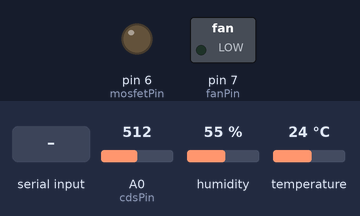
Recording of a sketch running on a simulated Arduino Uno, built with avr-gcc and run on an emulated ATmega328P. On the bench: switched loads named in the sketch (green lamp = pin HIGH), output pins drawn as LEDs (lit = HIGH). Inputs (shaded band) come from the test bench; at power-on: A0 (cdsPin) = 512, humidity 55 %, temperature 24 °C. What the sketch prints to the serial monitor is not drawn.

Above: at 1.2 s.
1.3 s: "E90\n" received over the second serial link
At 2.1 s:
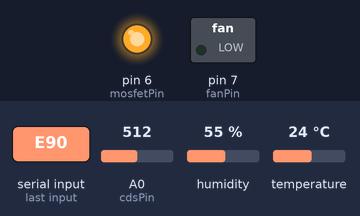
2.8 s: "T90\n" received over the second serial link
At 3.2 s:
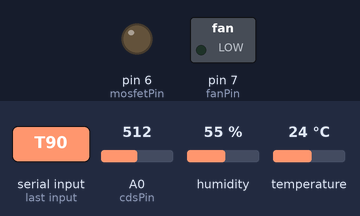
4.3 s: "E,45\n" received over the second serial link
At 5.5 s:
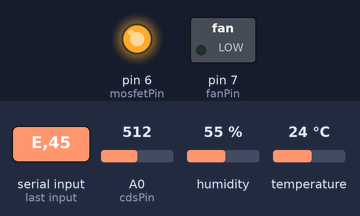
5.8 s: "T,45\n" received over the second serial link
At 6.7 s:
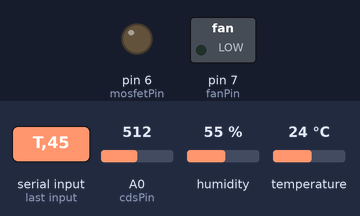
Timing chart, 0 to 8.3 s (numbered marks = the images above; inputs shaded):
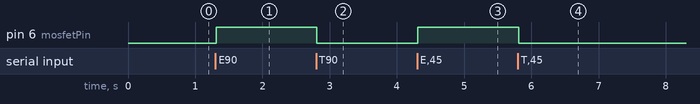

The sketch:

arduino_final.ino
```cpp
/*
#include <SoftwareSerial.h>
#include "DHT.h"

SoftwareSerial BTSerial(10, 11);  // RX, TX

int fanPin = 7; // 팬모터가 연결된 핀
int mosfetPin = 6;
int cdsPin = A0; // 조도센서 핀
int tempPin = 8;

int thresholdBright = 110; // 밝기 임계값 (조도 센서 값)
int thresholdDark = 540; // 어두운 환경의 임계값

unsigned long previousMillis = 0;
const long interval = 1000; // 1초 간격

DHT dht(tempPin, DHT22);

void setup()
{
  pinMode(fanPin, OUTPUT);
  pinMode(mosfetPin, OUTPUT); // 팬모터 핀을 출력으로 설정

  Serial.begin(9600);
  BTSerial.begin(9600);

  dht.begin();
}

void loop()
{
  unsigned long currentMillis = millis();

  if (currentMillis - previousMillis >= interval)
  {
    previousMillis = currentMillis;

    int lightLevel = analogRead(cdsPin); // 조도 센서 값 읽기
    Serial.print("Light Level : ");
    Serial.println(lightLevel); // 센서 값 출력

    float nowtemperature = dht.readTemperature();
    Serial.print("Temperature : ");
    Serial.println(nowtemperature);

    if (BTSerial.available())
    {
      char received = BTSerial.read();
      if (received == 'T')
      {  // 온도 조절 명령
        int temperature = BTSerial.parseInt();
        Serial.print("목표 온도: ");
        Serial.println(temperature);
        Serial.println("에어컨을 가동하겠습니다.");

        if (nowtemperature >= temperature)
        {
          analogWrite(mosfetPin, 255);   // PDLC 필름 불투명
          digitalWrite(fanPin, HIGH);    // 팬모터 작동
        }
        else if (nowtemperature < temperature)
        {
          digitalWrite(fanPin, LOW);
          analogWrite(mosfetPin, 0);     // PDLC 필름 투명
        }

      }
      else if (received == 'W')
      {  // 창 투명도 조절 명령
        int opacity = BTSerial.parseInt(); // 'oparcity' 오타 수정
        Serial.print("창의 투명도: ");
        Serial.println(opacity);
        Serial.println("창의 투명도를 조절하겠습니다.");

        if (opacity == 0)
        {
          analogWrite(mosfetPin, 255); // 필름 투명도 0 = 완전 불투명
        }
        else if (opacity == 20)
        {
          analogWrite(mosfetPin, 185); // 필름 투명도 20 = 반투명
        }
        else if (opacity == 40)
        {
          analogWrite(mosfetPin, 105); // 필름 투명도 40 = 반투명
        }
        else if (opacity == 60)
        {
          analogWrite(mosfetPin, 65);  // 필름 투명도 60 = 반투명
        }
        else if (opacity == 80)
        {
          analogWrite(mosfetPin, 25);  // 필름 투명도 80 = 반투명
        }
        else if (opacity == 100)
        {
          analogWrite(mosfetPin, 0);   // 필름 투명도 100 = 완전 투명
        }
      }
    }
  }
}
*/


#include <SoftwareSerial.h>
#include "DHT.h"

SoftwareSerial BTSerial(10, 11);  // RX, TX

int fanPin = 7; // 팬모터가 연결된 핀
int mosfetPin = 6;
int cdsPin = A0; // 조도센서 핀
int tempPin = 8;

int thresholdBright = 110; // 밝기 임계값 (조도 센서 값)
int thresholdDark = 330; // 어두운 환경의 임계값

unsigned long previousMillis = 0;
const long interval = 1000; // 1초 간격 10초

int lightLevel = 0;
bool autoBrightnessMode = false;

DHT dht(tempPin, DHT22);

void setup()
{
  pinMode(fanPin, OUTPUT);
  pinMode(mosfetPin, OUTPUT); // 팬모터 핀을 출력으로 설정

  Serial.begin(9600);
  BTSerial.begin(9600);

  dht.begin();
}

void loop()
{
  unsigned long currentMillis = millis();

  if (currentMillis - previousMillis >= interval)
  {
    previousMillis = currentMillis;

    lightLevel = analogRead(cdsPin); // 조도 센서 값 읽기
    Serial.print("Light Level : ");
    Serial.println(lightLevel); // 센서 값 출력

    float nowtemperature = dht.readTemperature();
    Serial.print("Temperature : ");
    Serial.println(nowtemperature);
  }

  // 블루투스 데이터가 수신 가능한지 확인
  if (BTSerial.available())
  {
    // 명령어와 숫자를 분리하여 처리
    char command = BTSerial.read();  // 명령어 문자 읽기
    delay(10);  // 데이터를 모두 수신할 시간을 주기 위한 지연

    if (BTSerial.available())
    {
      int value = BTSerial.parseInt();  // 명령어 뒤의 숫자 읽기

      if (command == 'T')
      {  // 온도 조절 명령
        Serial.print("목표 온도: ");
        Serial.println(value);
        Serial.println("에어컨을 가동하겠습니다.");

        float nowtemperature = dht.readTemperature();
        if (nowtemperature >= value)
        {
          analogWrite(mosfetPin, 255);   // PDLC 필름 불투명
          digitalWrite(fanPin, HIGH);    // 팬모터 작동
        }
        else
        {
          digitalWrite(fanPin, LOW);
          analogWrite(mosfetPin, 0);     // PDLC 필름 투명
        }
      }
      else if (command == 'W')
      {  // 창 투명도 조절 명령
        Serial.print("창의 투명도: ");
        Serial.println(value);
        Serial.println("창의 투명도를 조절하겠습니다.");

        // 투명도에 따라 적절한 PWM 값을 설정
        switch (value)
        {
          case 0:
            analogWrite(mosfetPin, 255); // 완전 불투명
            break;
          case 20:
            analogWrite(mosfetPin, 185); // 반투명 20
            break;
          case 40:
            analogWrite(mosfetPin, 105); // 반투명 40
            break;
          case 60:
            analogWrite(mosfetPin, 65);  // 반투명 60
            break;
          case 80:
            analogWrite(mosfetPin, 25);  // 반투명 80
            break;
          case 100:
            analogWrite(mosfetPin, 0);   // 완전 투명
            break;
          default:
            Serial.println("잘못된 투명도 값입니다."); // 예상치 못한 값 처리
            break;
        }
      }
      else if(command == 'S')
      {
        Serial.println("자동 밝기 모드를 시작합니다.");
        autoBrightnessMode = true;

        //int nowlightLevel = analogRead(cdsPin);

/*
        if (nowlightLevel < thresholdBright)
        {
          // 밝을 때 (조도센서의 숫자가 작을수록 밝은것)
          analogWrite(mosfetPin, 255);   // PDLC 필름 불투명
        }
        else if (thresholdBright <= nowlightLevel && nowlightLevel < thresholdDark)
        {
          analogWrite(mosfetPin, 80);     // PDLC 필름 반투명
        }
        else if(nowlightLevel > thresholdDark)
        {
          analogWrite(mosfetPin, 0);      // PDLC 필름 투명
        }
        */
        /*
        if (nowlightLevel < thresholdBright)
        {
          Serial.println("조도가 밝음: PDLC 불투명");
          analogWrite(mosfetPin, 255);   // PDLC 필름 불투명
        }
        else if (thresholdBright <= nowlightLevel && nowlightLevel < thresholdDark)
        {
          Serial.println("조도가 중간: PDLC 반투명");
          analogWrite(mosfetPin, 80);     // PDLC 필름 반투명
        }
        else if(nowlightLevel > thresholdDark)
        {
          Serial.println("조도가 어두움: PDLC 투명");
          analogWrite(mosfetPin, 0);      // PDLC 필름 투명
        }
        */

      }
      else if(command == 'E')
      {
        Serial.println("자동 밝기 모드를 종료합니다.");
        autoBrightnessMode = false;
        analogWrite(mosfetPin, 255); //PDLC 필름 투명
      }
    }
  }


  if(autoBrightnessMode)
  {
    int nowlightLevel = analogRead(cdsPin);

    if (nowlightLevel < thresholdBright)
    {
      //Serial.println("조도가 밝음: PDLC 불투명");
      analogWrite(mosfetPin, 255);   // PDLC 필름 불투명
    }
    else if (thresholdBright <= nowlightLevel && nowlightLevel < thresholdDark)
    {
      //Serial.println("조도가 중간: PDLC 반투명");
      analogWrite(mosfetPin, 80);     // PDLC 필름 반투명
    }
    else if(nowlightLevel > thresholdDark)
    {
      //Serial.println("조도가 어두움: PDLC 투명");
      analogWrite(mosfetPin, 0);      // PDLC 필름 투명
    }

  }
}

/*
void setup()
{

  Serial.begin(9600);

}

int freeRam() {
  extern int __heap_start, *__brkval;
  int v;
  return (int) &v - (__brkval == 0 ? (int) &__heap_start : (int) __brkval);
}

void loop() {
  Serial.print("Free RAM: ");
  Serial.println(freeRam());
}
*/
```

Measured:
- after the input at 1.3 s, pin 6 (mosfetPin): LOW → HIGH at once
- after the input at 2.8 s, pin 6 (mosfetPin): HIGH → LOW at once
- after the input at 4.3 s, pin 6 (mosfetPin): LOW → HIGH at once
- after the input at 5.8 s, pin 6 (mosfetPin): HIGH → LOW at once
